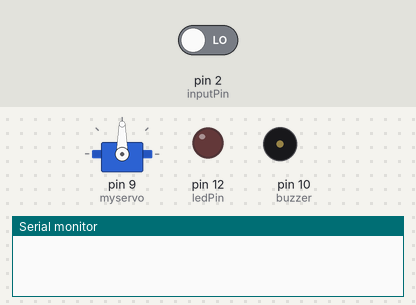
The sketch below on a simulated Arduino Uno, built with avr-gcc and run on an emulated ATmega328P. On the bench: servo, output pins drawn as LEDs (lit = HIGH), buzzer (waves = sounding), the last lines printed to the serial monitor. Inputs (shaded band) come from the test bench; at power-on: pin 2 (inputPin) LOW.

Above: at 4.8 s.
4.9 s: pin 2 (inputPin) driven HIGH
At 6.15 s:
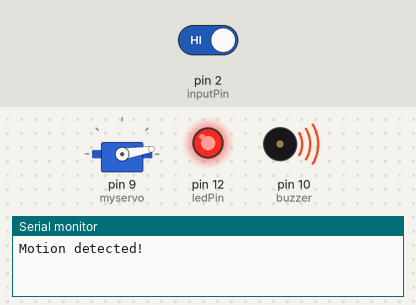
At 6.75 s:
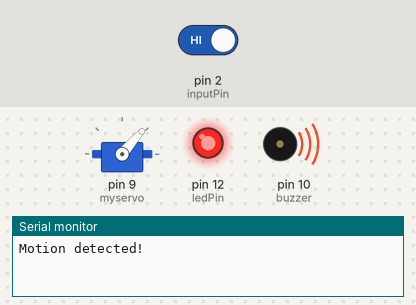
8.4 s: pin 2 (inputPin) driven LOW
At 14.5 s:
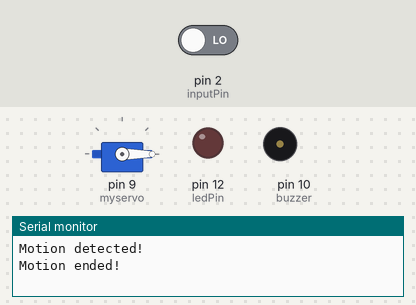
Timing chart, 0 to 16.0 s (numbered marks = the images above; inputs shaded):
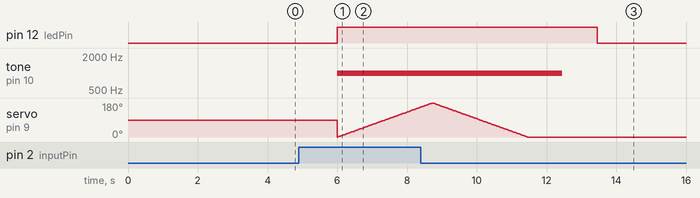

The sketch:

sketch.ino
```cpp
#include <Servo.h>
Servo myservo;
int pos=0;
int ledPin=12;
int inputPin=2;
int pirState=LOW;
int val=0;
int buzzer = 10;
void setup() {
  pinMode(ledPin, OUTPUT);
  pinMode(inputPin, INPUT);
  myservo.attach(9);
 pinMode(buzzer, OUTPUT);
  Serial.begin(9600);

}

void loop() {

  val = digitalRead(inputPin);
  if (val == HIGH) {
    digitalWrite(ledPin, HIGH);
    tone(buzzer, 1000);
    if (pirState == LOW) {

      pirState = HIGH;
      Serial.println("Motion detected!");
      for (pos = 0; pos <= 180; pos += 1) {

    myservo.write(pos);
    delay(15);
  }
  for (pos = 180; pos >= 0; pos -= 1) {
    myservo.write(pos);
    delay(15);
  }
    }
  } else {
    digitalWrite(ledPin, LOW);
    if (pirState == HIGH){

      pirState = LOW;
      Serial.println("Motion ended!");
    }
  }

  delay(1000);
  noTone(buzzer);
  delay(1000);
}
```

Measured:
- after the input at 4.9 s, pin 12 (ledPin): LOW → HIGH after 1.1 s; tone on pin 10 (buzzer): silent → 1000 Hz after 1.1 s
- after the input at 8.4 s, pin 12 (ledPin): HIGH → LOW after 5.1 s; tone on pin 10 (buzzer): goes on until 12.5 s, then stays silent
- by itself, servo on pin 9 (myservo): rises from 159° to 180° in 0.30 s, then falls to 0° in 2.7 s
